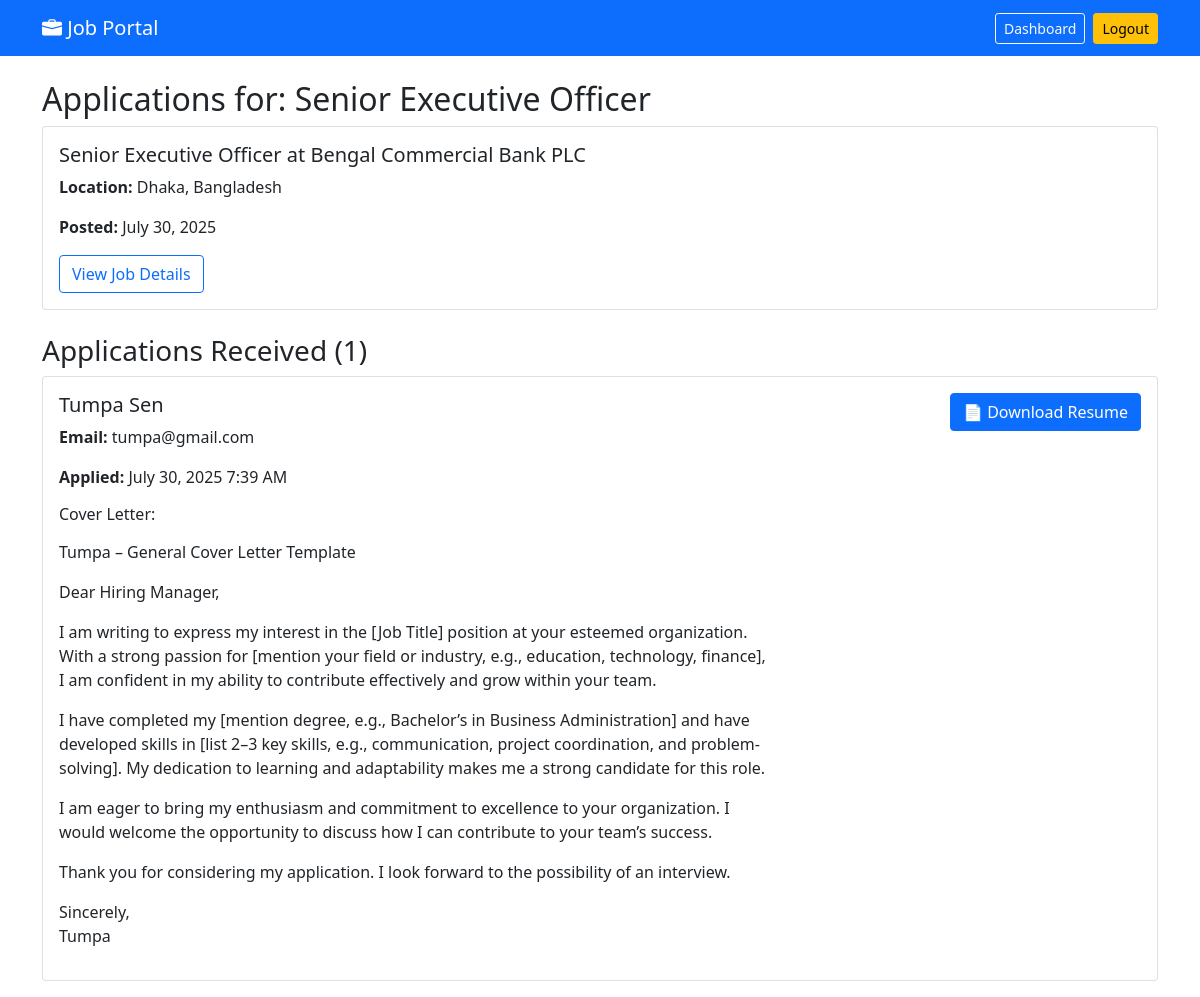
The app's page /jobs/2/applications/ (signed in) with its own data.
### jobs/models.py (models this page shows, shortened)
class Job(models.Model):
    title = models.CharField(max_length=200)
    company_name = models.CharField(max_length=200)
    location = models.CharField(max_length=200)
    description = models.TextField()
    posted_by = models.ForeignKey(User, on_delete=models.CASCADE)
    created_at = models.DateTimeField(auto_now_add=True)
    class Meta:
        ordering = ['-created_at']

class Application(models.Model):
    job = models.ForeignKey(Job, on_delete=models.CASCADE, related_name='applications')
    applicant = models.ForeignKey(User, on_delete=models.CASCADE)
    resume = models.FileField(upload_to='resumes/')
    cover_letter = models.TextField()
    applied_at = models.DateTimeField(auto_now_add=True)
    class Meta:
        unique_together = ['job', 'applicant']
        ordering = ['-applied_at']

### jobs/views.py (the view)
# urls.py: path('<int:pk>/applications/', views.job_applications, name='job_applications'),
@login_required
def job_applications(request, pk):
    job = get_object_or_404(Job, pk=pk, posted_by=request.user)
    applications = Application.objects.filter(job=job)
    return render(request, 'jobs/applications.html', {
        'job': job,
        'applications': applications
    })

### accounts/context_processors.py (called while the page is built)
def user_profile(request):
    if request.user.is_authenticated:
        try:
            profile = UserProfile.objects.get(user=request.user)
            return {'user_type': profile.user_type}
        except UserProfile.DoesNotExist:
            return {'user_type': 'applicant'}
    return {'user_type': None}

### templates/jobs/applications.html
{% extends 'base.html' %}
{% block content %}
<div class="row">
    <div class="col-md-12">
        <h2>Applications for: {{ job.title }}</h2>
        <div class="card mb-4">
            <div class="card-body">
                <h5>{{ job.title }} at {{ job.company_name }}</h5>
                <p><strong>Location:</strong> {{ job.location }}</p>
                <p><strong>Posted:</strong> {{ job.created_at|date:"F d, Y" }}</p>
                <a href="{% url 'job_detail' job.pk %}" class="btn btn-outline-primary">View Job Details</a>
            </div>
        </div>
        <h3>Applications Received ({{ applications.count }})</h3>
        {% if applications %}
            <div class="row">
                {% for application in applications %}
                    <div class="col-md-12 mb-3">
                        <div class="card">
                            <div class="card-body">
                                <div class="row">
                                    <div class="col-md-8">
                                        <h5>{{ application.applicant.first_name }} {{ application.applicant.last_name }}</h5>
                                        <p><strong>Email:</strong> {{ application.applicant.email }}</p>
                                        <p><strong>Applied:</strong> {{ application.applied_at|date:"F d, Y g:i A" }}</p>
                                        <h6>Cover Letter:</h6>
                                        <p class="text-muted">{{ application.cover_letter|linebreaks }}</p>
                                    </div>
                                    <div class="col-md-4 text-end">
                                        {% if application.resume %}
                                            <a href="{{ application.resume.url }}" target="_blank" class="btn btn-primary">
                                                📄 Download Resume
                                            </a>
                                        {% else %}
                                            <span class="text-muted">No resume uploaded</span>
                                        {% endif %}
                                    </div>
                                </div>
                            </div>
                        </div>
                    </div>
                {% endfor %}
            </div>
        {% else %}
            <div class="alert alert-info">
                <h4>No Applications Yet</h4>
                <p>No one has applied for this job yet. Applications will appear here when they are submitted.</p>
            </div>
        {% endif %}
    </div>
</div>
{% endblock %}

### records on screen
Job: title "Senior Executive Officer", company_name "Bengal Commercial Bank PLC", location "Dhaka, Bangladesh", created_at "July 30, 2025"
Application: applicant.first_name "Tumpa", applicant.last_name "Sen", applicant.email "tumpa@gmail.com", applied_at "July 30, 2025 7:39 AM", cover_letter "Tumpa – General Cover Letter Template Dear Hiring Manager, I am writing to express my interest in the [Job Title] position at your esteemed organization. With a strong passion for [mention your field or industry, e.g., education, technology, finance], I am confident in my ability to contribute effectively and grow within your team. I have completed my [mention degree, e.g., Bachelor’s in Business Administration] and have developed skills in [list 2–3 key skills, e.g., communication, project coordination, and problem-solving]. My dedication to learning and adaptability makes me a strong candidate for this role. I am eager to bring my enthusiasm and commitment to excellence to your…"

### other values on screen
{{ applications.count }} "1"
